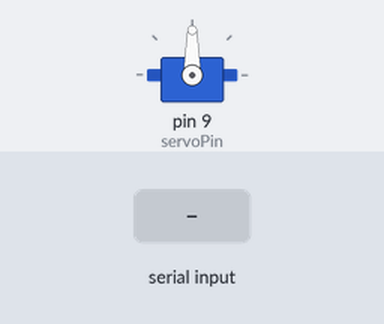
Simulated run of this sketch. Board: Arduino Uno, built with avr-gcc and run on an emulated ATmega328P. On the bench: servo. The inputs (shaded band) are chosen by the test bench. What the sketch prints to the serial monitor is not drawn.

Above: at 1.2 s.
1.3 s: "30,150\n" received over Serial
At 2.8 s:
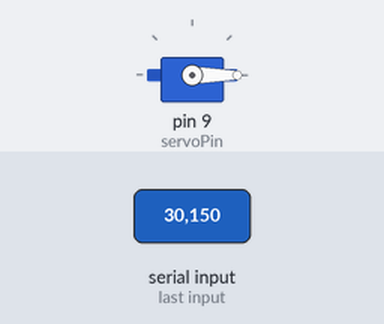
3.8 s: "90,45\n" received over Serial
At 4.6 s:
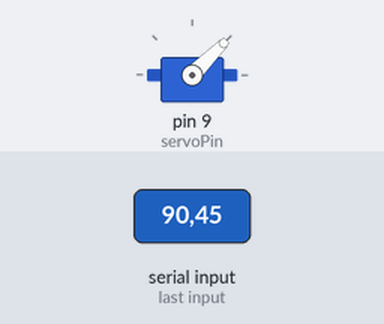
6.3 s: "200\n" received over Serial
At 7.0 s:
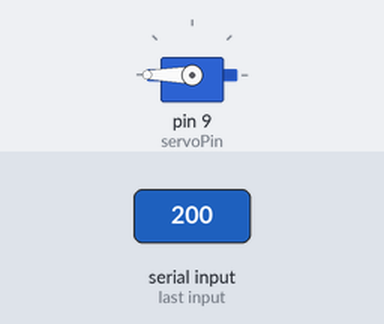
Timing chart, 0 to 9.3 s (numbered marks = the images above; inputs shaded):
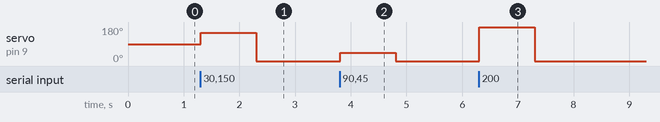

Measured:
- after the input at 1.3 s, servo on pin 9 (servoPin): 90° → 150° at once, → 0° 1.0 s later
- after the input at 3.8 s, servo on pin 9 (servoPin): 0° → 45° at once, → 0° 1.0 s later
- after the input at 6.3 s, servo on pin 9 (servoPin): 0° → 180° at once, → 0° 1.0 s later

The sketch:

servo.ino
```cpp
#include <Servo.h>

const int servoPin = 9;   // (1)

Servo servo;            // (2)

void setup() {
  servo.attach(servoPin);       // (3)
  servo.write(90);
  Serial.begin(9600);           // (4)
  Serial.println("Enter angle in degrees");
}

void loop() {       // (5)
  if (Serial.available()) {
    int angle = Serial.parseInt();
    servo.write(angle);        // (6)
  }
}
```
